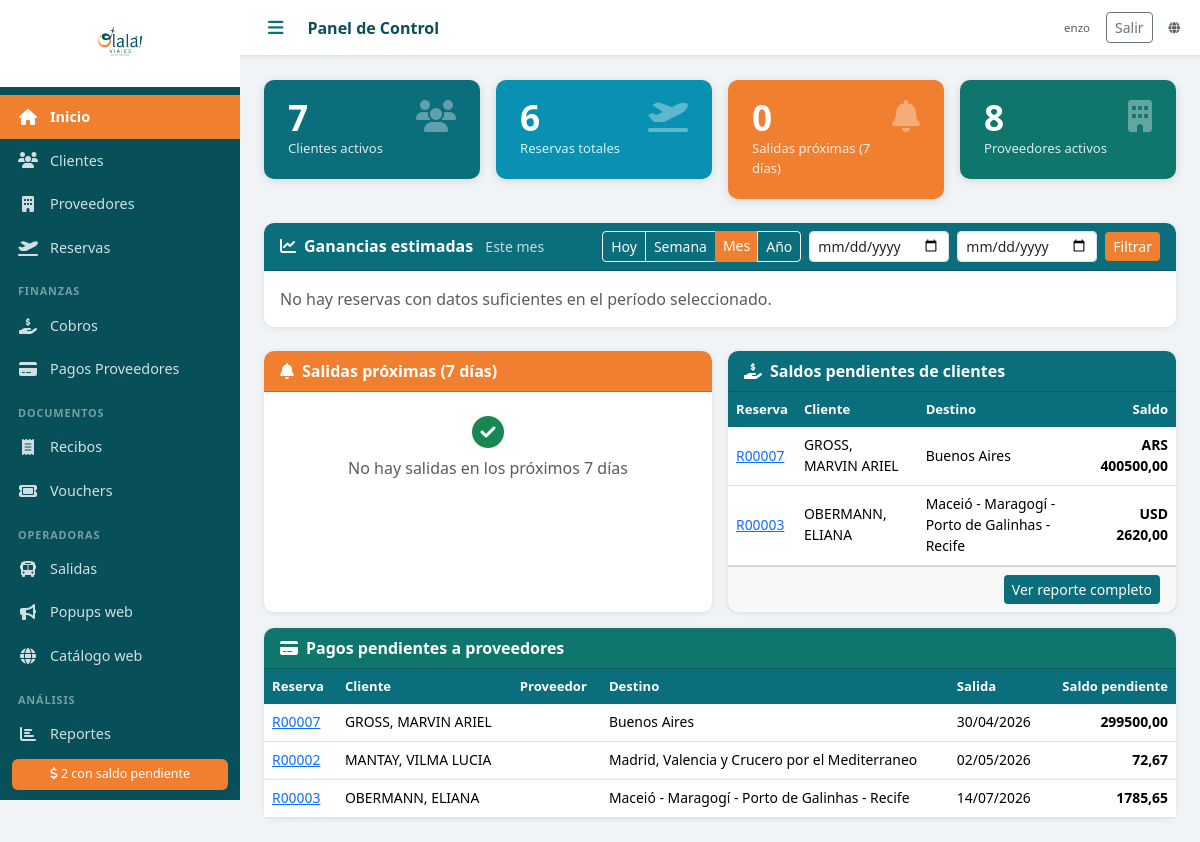
Before: / (signed in) with the older database file.
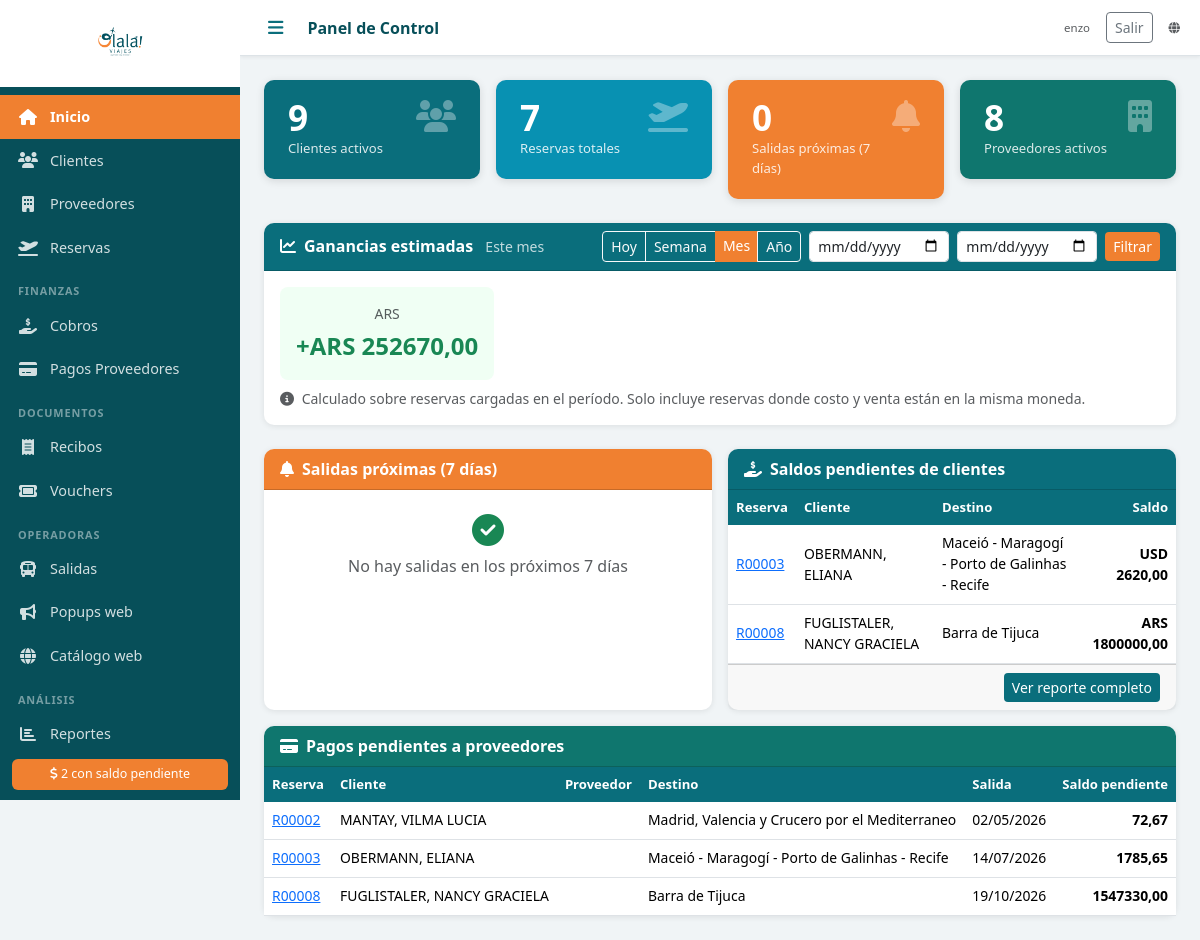
After: the same page with the newer database file.
### agencia/models.py (models this page shows, shortened)
class Reserva(models.Model):
    ESTADOS = [
        ('PENDIENTE', 'Pendiente'),
        ('CONFIRMADA', 'Confirmada'),
        ('EN_CURSO', 'En curso'),
        ('COMPLETADA', 'Completada'),
        ('CANCELADA', 'Cancelada'),
    ]
    numero = models.CharField('Nro. Reserva', max_length=20, unique=True, blank=True)
    cliente = models.ForeignKey(Cliente, on_delete=models.PROTECT, verbose_name='Cliente titular', related_name='reservas')
    descripcion = models.TextField('Descripción / Observaciones', blank=True)
    destino = models.CharField('Destino', max_length=200)
    fecha_salida = models.DateField('Fecha de salida')
    fecha_regreso = models.DateField('Fecha de regreso', null=True, blank=True)
    pasajeros_adicionales = models.ManyToManyField(
        Cliente, related_name='reservas_como_pasajero',
        blank=True, verbose_name='Pasajeros adicionales'
    )
    precio_venta = models.DecimalField('Precio de venta', max_digits=12, decimal_places=2, default=0)
    moneda_venta = models.CharField('Moneda venta', max_length=3, choices=MONEDAS, default='ARS')
    comision_porcentaje = models.DecimalField('Comisión (%)', max_digits=5, decimal_places=2, default=0)
    estado = models.CharField('Estado', max_length=20, choices=ESTADOS, default='PENDIENTE')
    notas = models.TextField('Notas internas', blank=True)
    created_at = models.DateTimeField(auto_now_add=True)
    updated_at = models.DateTimeField(auto_now=True)
    class Meta:
        verbose_name = 'Reserva'
        verbose_name_plural = 'Reservas'
        ordering = ['fecha_salida']
    @property
    def costo_total_por_moneda(self):
        totales = {}
        for s in self.servicios.all():
            totales[s.moneda_costo] = totales.get(s.moneda_costo, Decimal('0')) + s.precio_costo
        return totales
    @property
    def precio_costo_total(self):
        return sum((s.precio_costo for s in self.servicios.all()), Decimal('0'))
    @property
    def total_cobrado(self):
        return sum(c.monto for c in self.cobros.all())
    @property
    def saldo_pendiente_cliente(self):
        return self.precio_venta - self.total_cobrado
    @property
    def total_pagado_proveedor(self):
        return sum(p.monto for p in self.pagos_proveedor.all())
    @property
    def saldo_pendiente_proveedor(self):
        return self.precio_costo_total - self.total_pagado_proveedor
    @property
    def ganancia(self):
        costos = self.costo_total_por_moneda
        if len(costos) == 1:
            moneda_costo = list(costos.keys())[0]
            if moneda_costo == self.moneda_venta:
                return self.precio_venta - costos[moneda_costo]
        elif len(costos) == 0:
            return self.precio_venta
        return None

class Cliente(models.Model):
    TIPOS_DOC = [
        ('DNI', 'DNI'),
        ('PASAPORTE', 'Pasaporte'),
        ('LC', 'L.C.'),
        ('LE', 'L.E.'),
        ('CUIT', 'CUIT'),
    ]
    nombre = models.CharField('Nombre', max_length=100)
    apellido = models.CharField('Apellido', max_length=100)
    tipo_doc = models.CharField('Tipo de documento', max_length=20, choices=TIPOS_DOC, default='DNI')
    nro_doc = models.CharField('Nro. de documento', max_length=50, blank=True)
    email = models.EmailField('Email', blank=True)
    telefono = models.CharField('Teléfono', max_length=50, blank=True)
    direccion = models.CharField('Dirección', max_length=300, blank=True)
    fecha_nacimiento = models.DateField('Fecha de nacimiento', null=True, blank=True)
    notas = models.TextField('Notas', blank=True)
    foto_dni = models.FileField('Foto DNI', upload_to='dni/', blank=True, null=True)
    activo = models.BooleanField('Activo', default=True)
    created_at = models.DateTimeField(auto_now_add=True)
    updated_at = models.DateTimeField(auto_now=True)
    class Meta:
        verbose_name = 'Cliente'
        verbose_name_plural = 'Clientes'
        ordering = ['apellido', 'nombre']
    def __str__(self):
        return f"{self.apellido}, {self.nombre}"

class Cobro(models.Model):
    reserva = models.ForeignKey(Reserva, on_delete=models.PROTECT, related_name='cobros', verbose_name='Reserva')
    fecha = models.DateField('Fecha')
    monto = models.DecimalField('Monto', max_digits=12, decimal_places=2)
    moneda = models.CharField('Moneda', max_length=3, choices=MONEDAS, default='ARS')
    forma_pago = models.CharField('Forma de pago', max_length=20, choices=FORMAS_PAGO)
    referencia = models.CharField('Referencia / Nro. comprobante', max_length=200, blank=True)
    notas = models.TextField('Notas', blank=True)
    created_at = models.DateTimeField(auto_now_add=True)
    class Meta:
        verbose_name = 'Cobro'
        verbose_name_plural = 'Cobros'
        ordering = ['-fecha']

class ServicioReserva(models.Model):
    reserva = models.ForeignKey(Reserva, on_delete=models.CASCADE, related_name='servicios', verbose_name='Reserva')
    proveedor = models.ForeignKey(Proveedor, on_delete=models.PROTECT, verbose_name='Proveedor')
    tipo_servicio = models.CharField('Tipo', max_length=20, choices=TIPOS_SERVICIO, default='PAQUETE')
    descripcion = models.CharField('Descripción del servicio', max_length=500, blank=True)
    precio_costo = models.DecimalField('Costo', max_digits=12, decimal_places=2, default=0)
    moneda_costo = models.CharField('Moneda', max_length=3, choices=MONEDAS, default='ARS')
    nro_reserva_proveedor = models.CharField('Nro. reserva proveedor', max_length=100, blank=True)
    class Meta:
        verbose_name = 'Servicio'
        verbose_name_plural = 'Servicios'

class PagoProveedor(models.Model):
    reserva = models.ForeignKey(Reserva, on_delete=models.PROTECT, related_name='pagos_proveedor', verbose_name='Reserva')
    fecha = models.DateField('Fecha')
    monto = models.DecimalField('Monto', max_digits=12, decimal_places=2)
    moneda = models.CharField('Moneda', max_length=3, choices=MONEDAS, default='ARS')
    forma_pago = models.CharField('Forma de pago', max_length=20, choices=FORMAS_PAGO)
    referencia = models.CharField('Referencia / Nro. comprobante', max_length=200, blank=True)
    notas = models.TextField('Notas', blank=True)
    comprobante = models.FileField('Comprobante', upload_to='comprobantes/', blank=True, null=True)
    created_at = models.DateTimeField(auto_now_add=True)
    class Meta:
        verbose_name = 'Pago a Proveedor'
        verbose_name_plural = 'Pagos a Proveedores'
        ordering = ['-fecha']

### agencia/views.py (the view)
# urls.py: path('', login_required(views.dashboard), name='dashboard'),
def dashboard(request):
    hoy = timezone.now().date()
    proximos_7 = hoy + timedelta(days=7)
    salidas_proximas = Reserva.objects.filter(
        fecha_salida__gte=hoy,
        fecha_salida__lte=proximos_7,
        estado__in=['PENDIENTE', 'CONFIRMADA']
    ).order_by('fecha_salida')
    reservas_activas = list(_reservas_activas_qs())
    con_saldo_cliente = [r for r in reservas_activas if r.saldo_pendiente_cliente > 0]
    con_saldo_proveedor = [r for r in reservas_activas if r.saldo_pendiente_proveedor > 0]
    total_clientes = Cliente.objects.filter(activo=True).count()
    total_proveedores = Proveedor.objects.filter(activo=True).count()
    total_reservas = Reserva.objects.exclude(estado='CANCELADA').count()
    periodo = request.GET.get('periodo', 'mes')
    desde_custom = request.GET.get('desde', '')
    hasta_custom = request.GET.get('hasta', '')
    if periodo == 'hoy':
        desde_g, hasta_g = hoy, hoy
    elif periodo == 'semana':
        desde_g = hoy - timedelta(days=hoy.weekday())
        hasta_g = hoy
    elif periodo == 'mes':
        desde_g = hoy.replace(day=1)
        hasta_g = hoy
    elif periodo == 'anio':
        desde_g = hoy.replace(month=1, day=1)
        hasta_g = hoy
    elif periodo == 'custom' and desde_custom and hasta_custom:
        from datetime import datetime
        desde_g = datetime.strptime(desde_custom, '%Y-%m-%d').date()
        hasta_g = datetime.strptime(hasta_custom, '%Y-%m-%d').date()
    else:
        desde_g = hoy.replace(day=1)
        hasta_g = hoy
        periodo = 'mes'
    reservas_periodo = Reserva.objects.filter(
        created_at__date__gte=desde_g,
        created_at__date__lte=hasta_g,
        estado__in=['CONFIRMADA', 'EN_CURSO', 'COMPLETADA', 'PENDIENTE']
    )
    ganancias_periodo = _calcular_ganancias(reservas_periodo)
    context = {
        'salidas_proximas': salidas_proximas,
        'con_saldo_cliente': con_saldo_cliente[:10],
        'con_saldo_proveedor': con_saldo_proveedor[:10],
        'total_clientes': total_clientes,
        'total_proveedores': total_proveedores,
        'total_reservas': total_reservas,
        'hoy': hoy,
        'ganancias_periodo': ganancias_periodo,
        'periodo': periodo,
        'desde_custom': desde_custom,
        'hasta_custom': hasta_custom,
        'desde_g': desde_g,
        'hasta_g': hasta_g,
    }
    return render(request, 'dashboard.html', context)

### agencia/context_processors.py (called while the page is built)
def agencia_sitio(request):
    return {'public_web_url': django_settings.PUBLIC_WEB_BASE_URL}

def estado_publicacion_web(request):
    return {'estado_publicacion': None, 'publicacion_log': ''}

def estado_fotos_salidas(request):
    if not request.user.is_authenticated:
        return {'estado_fotos': None}
    from .fotos_utils import resumen_fotos_salidas
    return {'estado_fotos': resumen_fotos_salidas()}

### agencia/views.py (called while the page is built)
def _reservas_activas_qs():
    return Reserva.objects.filter(
        estado__in=['PENDIENTE', 'CONFIRMADA', 'EN_CURSO']
    ).select_related('cliente').prefetch_related('cobros', 'servicios', 'pagos_proveedor')

def _calcular_ganancias(reservas_qs):
    ganancias = {}
    for r in reservas_qs.prefetch_related('servicios'):
        g = r.ganancia
        if g is not None:
            ganancias[r.moneda_venta] = ganancias.get(r.moneda_venta, Decimal('0')) + g
    return ganancias

### templates/dashboard.html (shortened to what the changed rows need)
{% extends 'base.html' %}
{% load static %}
{% block content %}
{% load static %}
<div class="row g-3 mb-4">
  <div class="col-sm-6 col-lg-3">
    <div class="stat-card bg-teal">
      <div class="d-flex justify-content-between align-items-start">
        <div>
          <div class="stat-number">{{ total_clientes }}</div>
          <div class="stat-label">Clientes activos</div>
        </div>
      </div>
    </div>
  </div>
  <div class="col-sm-6 col-lg-3">
    <div class="stat-card" style="background:#0891b2">
      <div class="d-flex justify-content-between align-items-start">
        <div>
          <div class="stat-number">{{ total_reservas }}</div>
          <div class="stat-label">Reservas totales</div>
        </div>
      </div>
    </div>
  </div>
</div>
<div class="card mb-4">
  <div class="card-body">
    {% if ganancias_periodo %}
    <div class="row g-3">
      {% for moneda, ganancia in ganancias_periodo.items %}
      <div class="col-auto">
        <div class="p-3 rounded-3 text-center" style="background:{% if ganancia >= 0 %}#f0fff4{% else %}#fff5f5{% endif %};min-width:160px">
          <div class="small text-muted mb-1">{{ moneda }}</div>
          <div class="fs-4 fw-bold {% if ganancia >= 0 %}text-success{% else %}text-danger{% endif %}">
            {% if ganancia >= 0 %}+{% endif %}{{ moneda }} {{ ganancia|floatformat:2 }}
          </div>
        </div>
      </div>
      {% endfor %}
    </div>
    <p class="small text-muted mt-2 mb-0">
      <i class="fas fa-info-circle me-1"></i>
      Calculado sobre reservas cargadas en el período. Solo incluye reservas donde costo y venta están en la misma moneda.
    </p>
    {% else %}
    <p class="text-muted mb-0">No hay reservas con datos suficientes en el período seleccionado.</p>
    {% endif %}
  </div>
</div>
<div class="row g-3">
  <div class="col-lg-6">
    <div class="card h-100">
      <div class="card-body p-0">
        {% if con_saldo_cliente %}
        <div class="table-responsive">
          <table class="table table-hover mb-0">
            <thead>
              <tr>
                <th>Reserva</th>
                <th>Cliente</th>
                <th>Destino</th>
                <th class="text-end">Saldo</th>
              </tr>
            </thead>
            <tbody>
              {% for r in con_saldo_cliente %}
              <tr>
                <td><a href="{% url 'reserva_detalle' r.pk %}">{{ r.numero }}</a></td>
                <td>{{ r.cliente }}</td>
                <td class="small">{{ r.destino }}</td>
                <td class="text-end saldo-pendiente">
                  {{ r.moneda_venta }} {{ r.saldo_pendiente_cliente|floatformat:2 }}
                </td>
              </tr>
              {% endfor %}
            </tbody>
          </table>
        </div>
        {% else %}
        <div class="p-4 text-center text-muted">
          <i class="fas fa-check-circle fa-2x mb-2 text-success"></i>
          <p class="mb-0">Sin saldos pendientes</p>
        </div>
        {% endif %}
      </div>
    </div>
  </div>
  <div class="col-lg-12">
    <div class="card">
      <div class="card-body p-0">
        {% if con_saldo_proveedor %}
        <div class="table-responsive">
          <table class="table table-hover mb-0">
            <thead>
              <tr>
                <th>Reserva</th>
                <th>Cliente</th>
                <th>Proveedor</th>
                <th>Destino</th>
                <th>Salida</th>
                <th class="text-end">Saldo pendiente</th>
              </tr>
            </thead>
            <tbody>
              {% for r in con_saldo_proveedor %}
              <tr>
                <td><a href="{% url 'reserva_detalle' r.pk %}">{{ r.numero }}</a></td>
                <td>{{ r.cliente }}</td>
                <td>{{ r.proveedor }}</td>
                <td class="small">{{ r.destino }}</td>
                <td class="small">{{ r.fecha_salida|date:"d/m/Y" }}</td>
                <td class="text-end saldo-pendiente">
                  {{ r.moneda_costo }} {{ r.saldo_pendiente_proveedor|floatformat:2 }}
                </td>
              </tr>
              {% endfor %}
            </tbody>
          </table>
        </div>
        {% else %}
        <div class="p-4 text-center text-muted">
          <i class="fas fa-check-circle fa-2x mb-2 text-success"></i>
          <p class="mb-0">Sin pagos pendientes a proveedores</p>
        </div>
        {% endif %}
      </div>
    </div>
  </div>
</div>
{% endblock %}

Changed rows visible on the page:
no longer on this page (row unchanged): Reserva: numero "R00007", cliente "GROSS, MARVIN ARIEL", destino "Buenos Aires", moneda_venta "ARS", saldo_pendiente_cliente "400500,00", fecha_salida "30/04/2026", saldo_pendiente_proveedor "299500,00"
added Reserva: ganancias_periodo "ARS", ganancias_periodo "ARS", numero "R00008", cliente "FUGLISTALER, NANCY GRACIELA", destino "Barra de Tijuca", moneda_venta "ARS", saldo_pendiente_cliente "1800000,00", fecha_salida "19/10/2026", saldo_pendiente_proveedor "1547330,00"
Other visible differences:
{{ total_clientes }}: "7" → "9"
{{ total_reservas }}: "6" → "7"
new list line: "+ 252670,00"
text no longer shown: "No hay reservas con datos suficientes en el período seleccionado."
text now shown: "Calculado sobre reservas cargadas en el período. Solo incluye reservas donde costo y venta están en la misma moneda."
